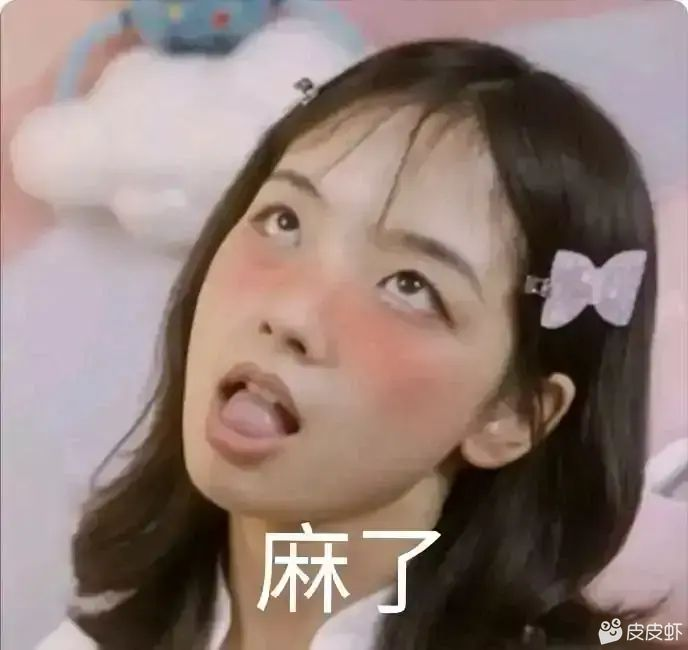
#> input picture OpenCv/trainner/3.JPG, 688 x 650 px
$ python '人脸检测.py'
#> lines starting #> are read from the running program, lines starting #| are printed output that depends on the picture; after the words box and inside, x2 and y2 are one past the last pixel; in counts of white or black regions, pixels touching at a corner belong together
#> further down, img is the input picture: shape (650, 688, 3); mean B, G, R 118.2, 124.8, 144.1
import cv2 as cv
import os,time

# C:\opencv\opencv\sources\data\haarcascades\haarcascade_frontalface_alt2.xml
#
def resize(img):
    resize_img = cv.resize(img, (200, 200))
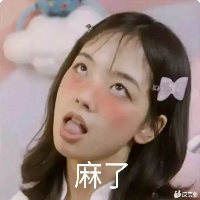
#> resize_img: shape (200, 200, 3); mean B, G, R 118.3, 124.9, 144.2
    # cv.imshow("face1", resize_img)
    cv.imwrite("resize_face.jpg", img)
    img = cv.imread("resize_face.jpg")
def face_detect_demo():
    gray=cv.cvtColor(img,cv.COLOR_BGR2GRAY)
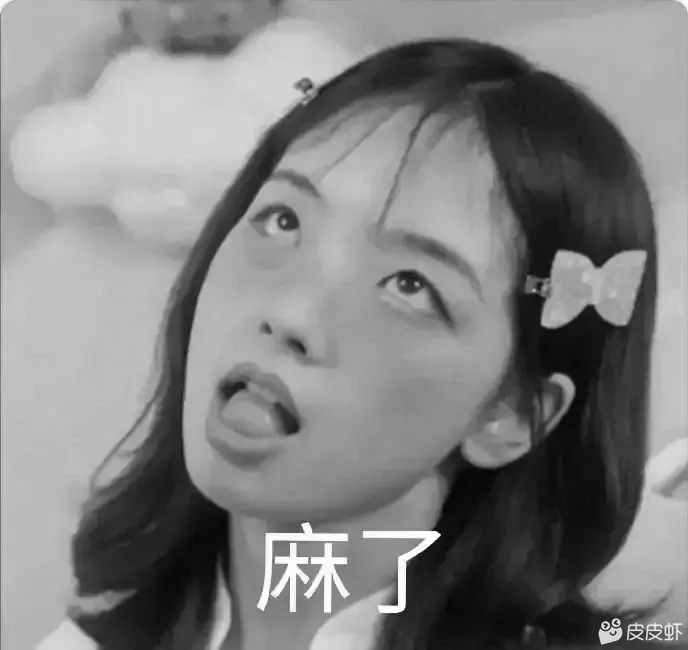
#> gray: shape (650, 688); min 2, max 255, mean 129.8
    face_detect =cv.CascadeClassifier(r"C:\opencv\opencv\sources\data\haarcascades\haarcascade_frontalface_alt2.xml")
    face= face_detect.detectMultiScale(gray,1.01,1,10)
#> face = [[644, 617, 22, 22], [626, 618, 23, 23], [486, 219, 48, 48], [485, 401, 57, 57], [230, 182, 93, 93], [172, 333, 158, 158]]
    for x,y,w,h in face:
        cv.rectangle(img,(x,y),(x+w,y+h),color=(0,0,255),thickness=2)
        pass
#> this loop made 6 passes
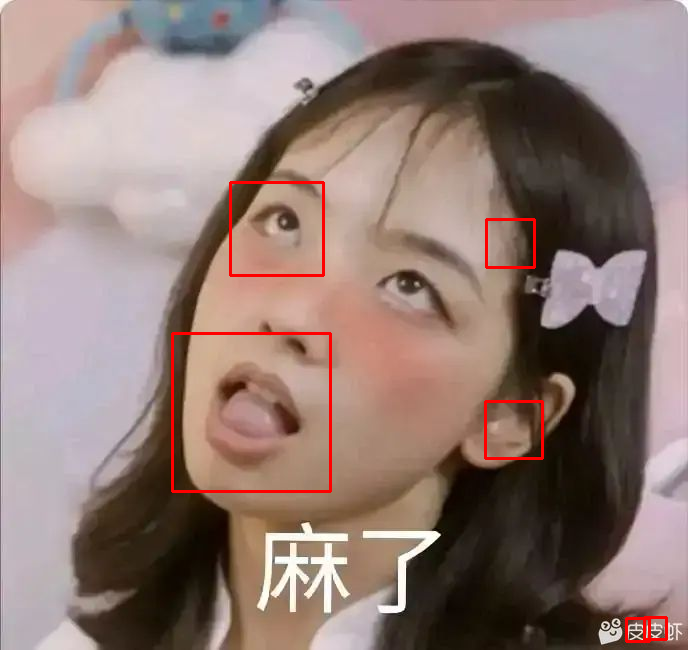
#> img: shape (650, 688, 3); 1.06% of pixels changed, all inside (x1, y1, x2, y2) = (171, 181, 668, 643)
    cv.imshow("result",img)


img =cv.imread("3.JPG")
resize(img)
face_detect_demo()
# os.remove("resize_face.jpg")
# 等待退出
while True:
    if ord("q") == cv.waitKey(0):
#> (key q is pressed here)
        break

cv.destroyAllWindows()

$ run again, with OpenCv/trainner/1.JPG copied over OpenCv/trainner/3.JPG
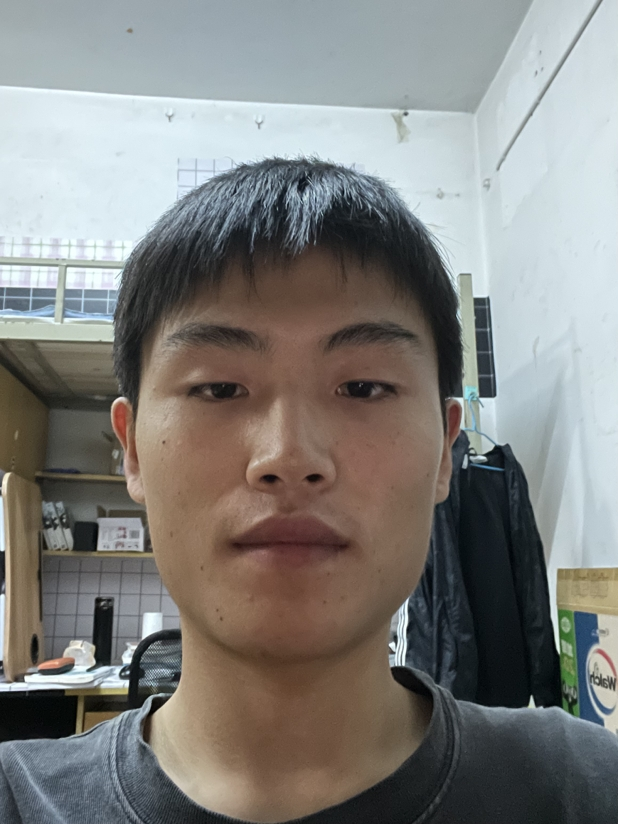
#> input picture OpenCv/trainner/1.JPG, 618 x 824 px
#> img is the input picture: shape (824, 618, 3); mean B, G, R 126.3, 129.2, 129.8
#> in face_detect_demo, `gray=cv.cvtColor(img,cv.COLOR_BGR2GRAY)`:
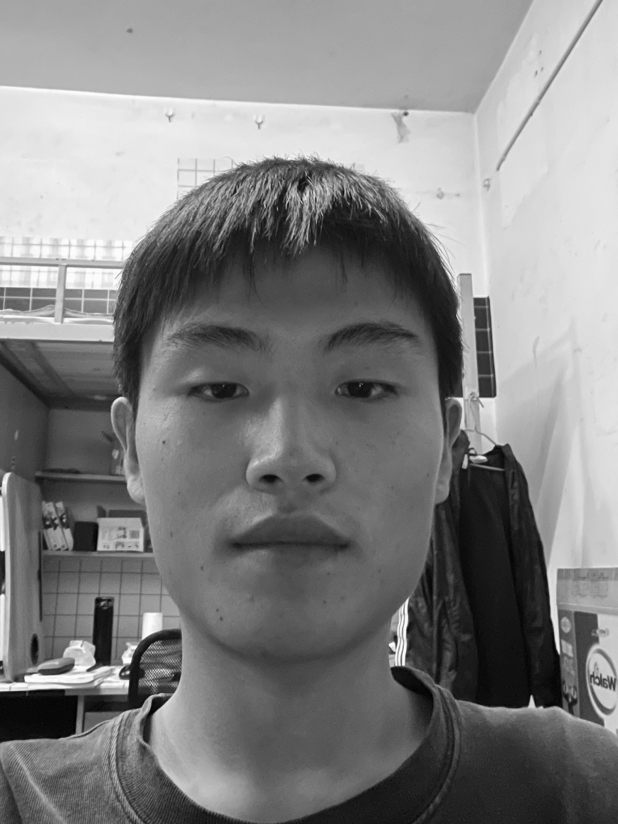
#> gray: shape (824, 618); min 0, max 253, mean 129.1
#> face = [[230, 776, 28, 28], [546, 556, 51, 51], [30, 597, 51, 51], [108, 255, 362, 362]]
#> the loop in face_detect_demo, `for x,y,w,h in face:` made 4 passes
#> after the loop in face_detect_demo, `for x,y,w,h in face:`:
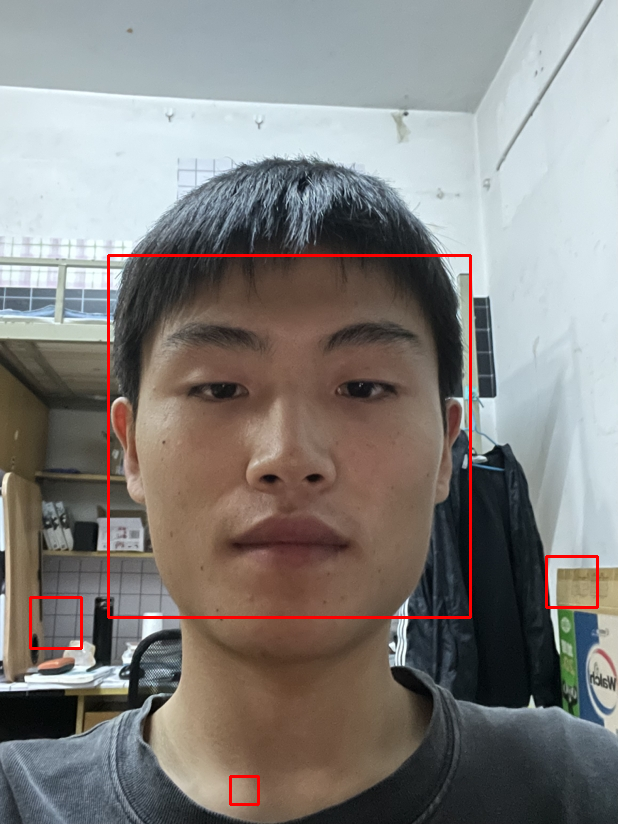
#> img: shape (824, 618, 3); 1.16% of pixels changed, all inside (x1, y1, x2, y2) = (29, 254, 599, 806)
